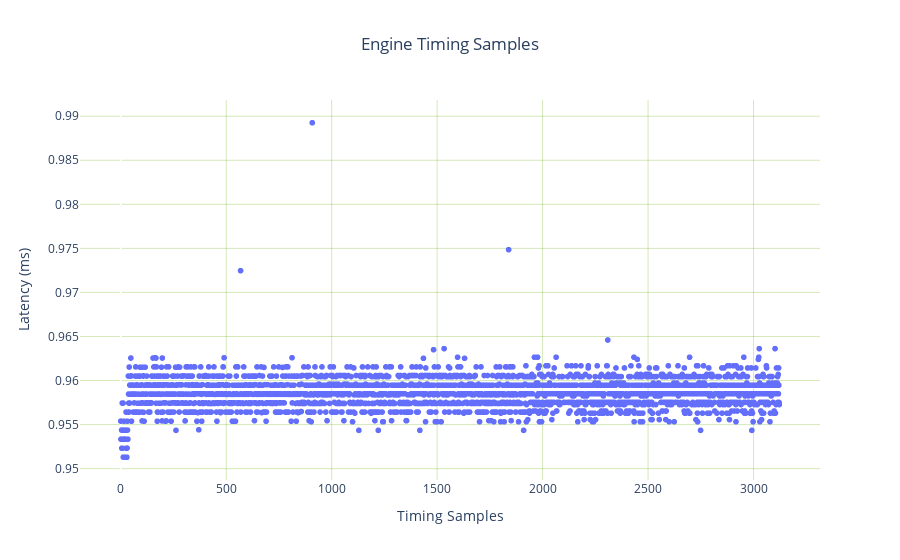

Write notebook code for a chart like this one.
### Markdown cell above
### Timings

### Code cell
plot_engine_timings(timing_json_file= f"{engine_name}.timing.json")

### Figure 1 — Plotly figure (JSON) as saved in the notebook; plotly's stock layout.template omitted (floating-point values rounded to 4 significant figures; data arrays with more than 128 entries replaced by an {"elided": "..."} marker saying what was removed)
{"data": [{"hovertemplate": "x=%{x}<br>y=%{y}<extra></extra>", "legendgroup": "", "marker": {"color": "#636efa", "symbol": "circle"}, "mode": "markers", "name": "", "showlegend": false, "type": "scattergl", "x": {"elided": "3123 int values"}, "xaxis": "x", "y": {"elided": "3123 float values"}, "yaxis": "y"}], "layout": {"legend": {"tracegroupgap": 0}, "paper_bgcolor": "rgba(0, 0, 0, 0)", "plot_bgcolor": "rgba(0, 0, 0, 0)", "title": {"text": "Engine Timing Samples", "x": 0.5}, "xaxis": {"anchor": "y", "domain": [0, 1], "gridcolor": "rgba(114, 179, 24, 0.3)", "title": {"text": "Timing Samples"}}, "yaxis": {"anchor": "x", "domain": [0, 1], "gridcolor": "rgba(114, 179, 24, 0.3)", "title": {"text": "Latency (ms)"}}}}
